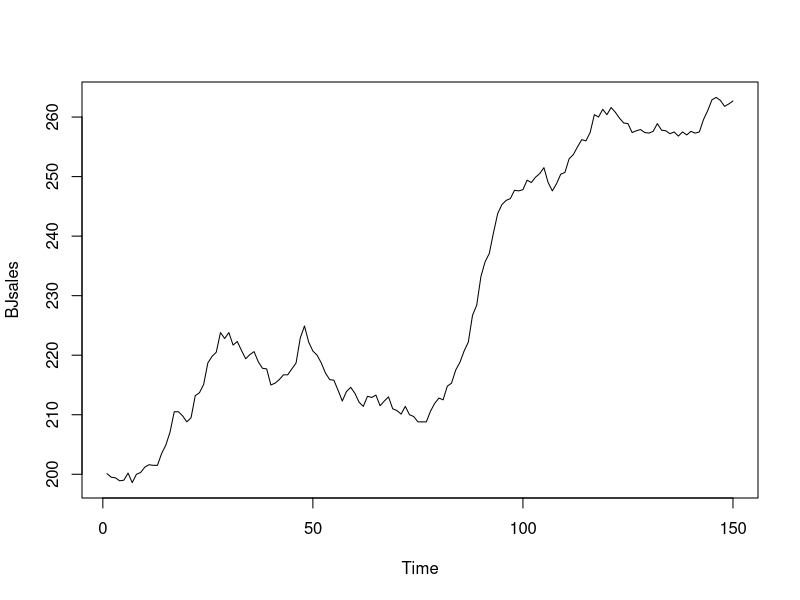
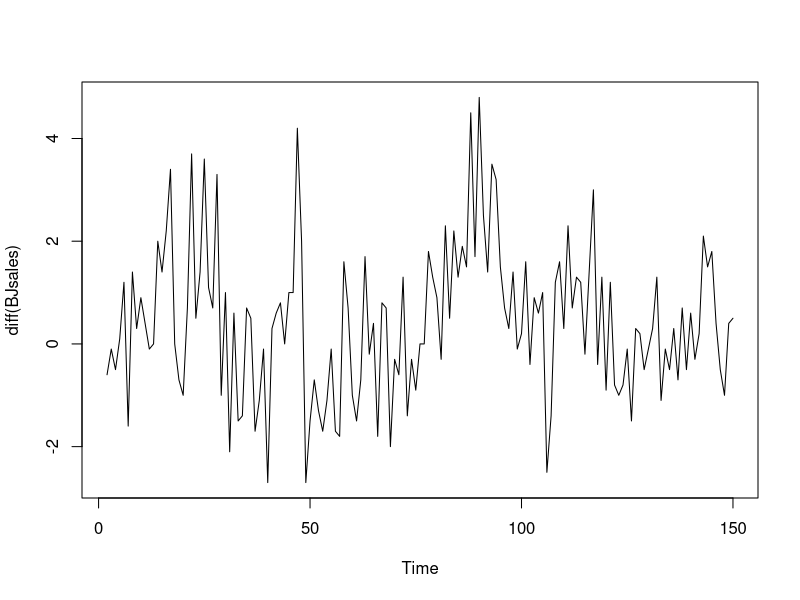
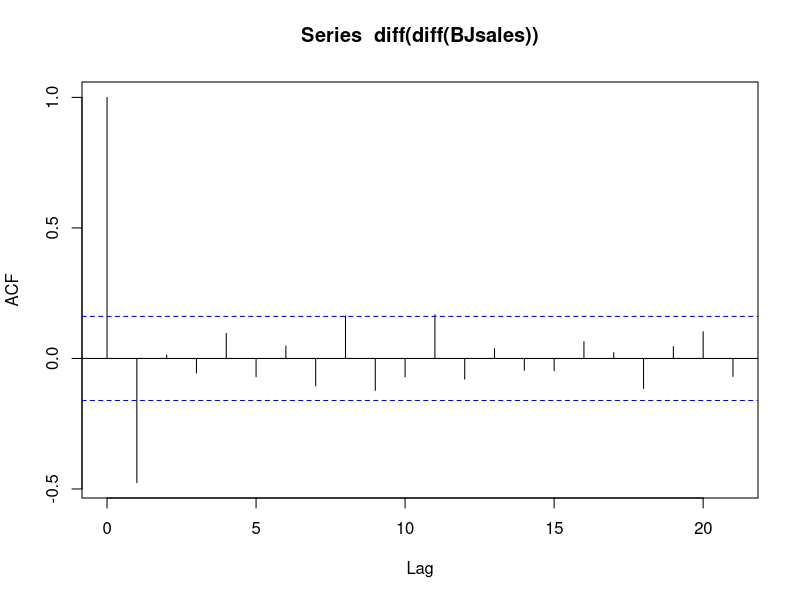
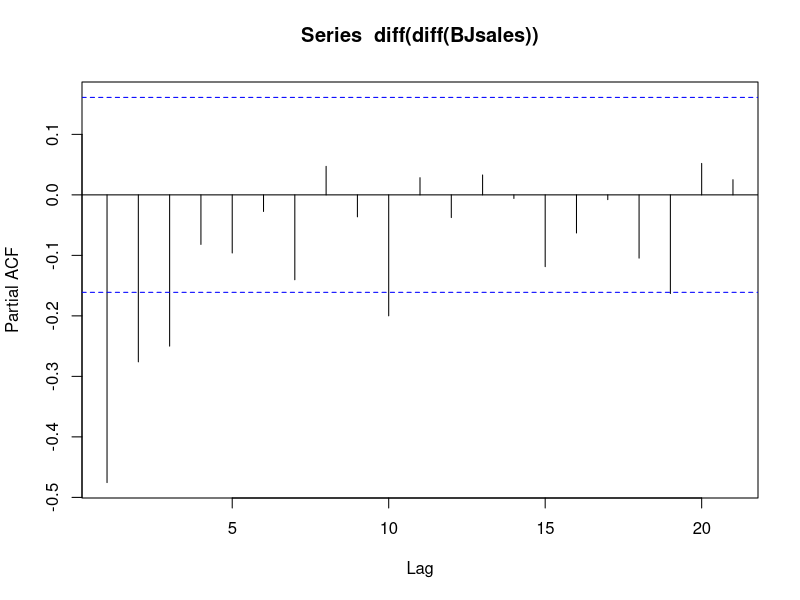

Here is the R script that generated these plots, in order:
library(datasets)
plot(BJsales)
plot(diff(BJsales))

acf(diff(diff(BJsales))) #MA(1)
acf(diff(diff(BJsales)), type="partial") #AR(3)

d=2

for(p in 1:4){
  for(q in 1:2){
    if(p+d+q<=8){
      model<-arima(x=BJsales, order = c((p-1),d,(q-1)))
      pval<-Box.test(model$residuals, lag=log(length(model$residuals)))
      sse<-sum(model$residuals^2)
      cat(p-1,d,q-1, 'AIC=', model$aic, ' SSE=',sse,' p-VALUE=', pval$p.value,'\n')
    }
  }
}

model = arima(BJsales, order=c(0,2,1))
model
